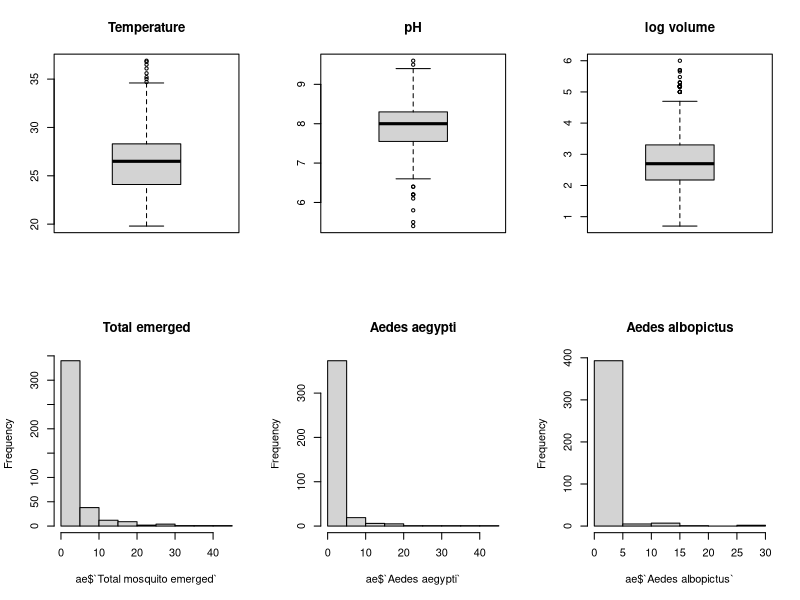
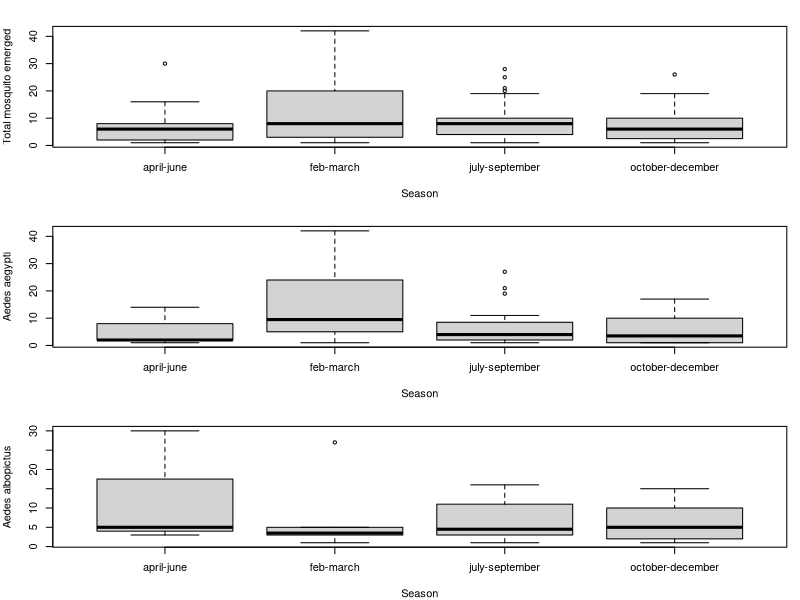
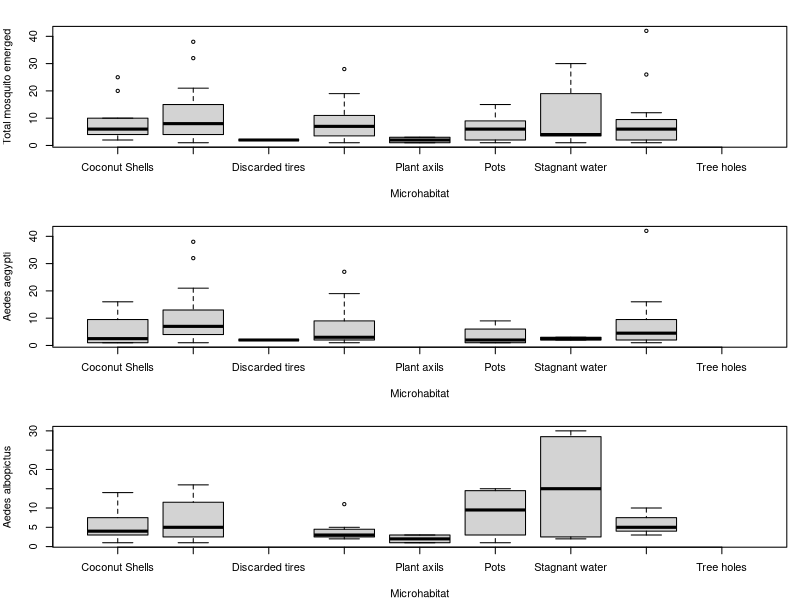
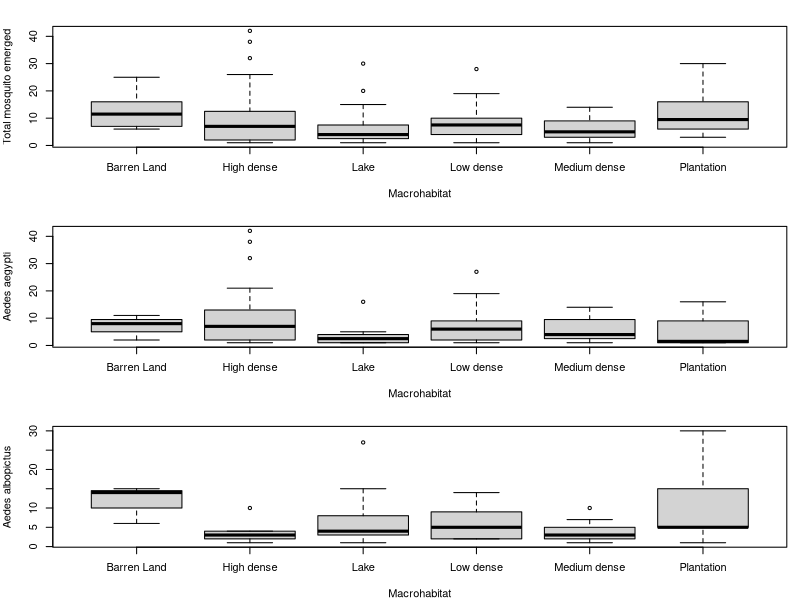
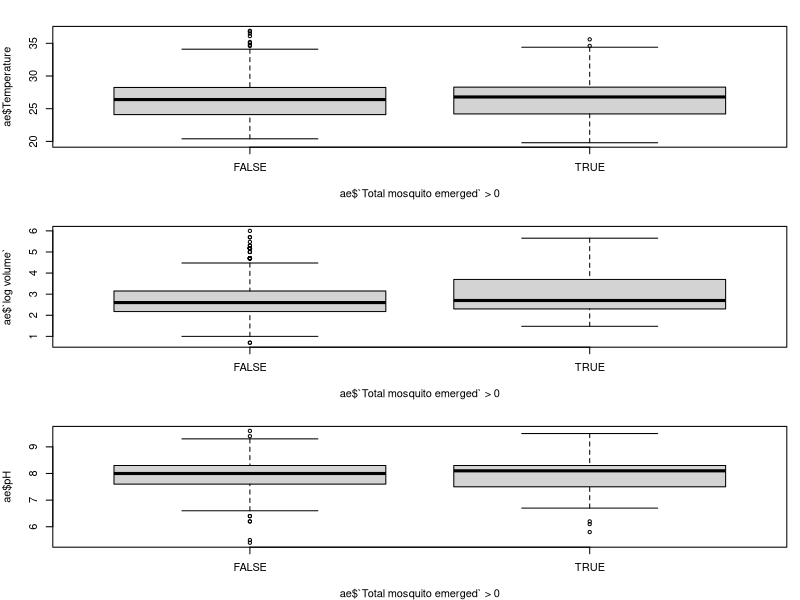
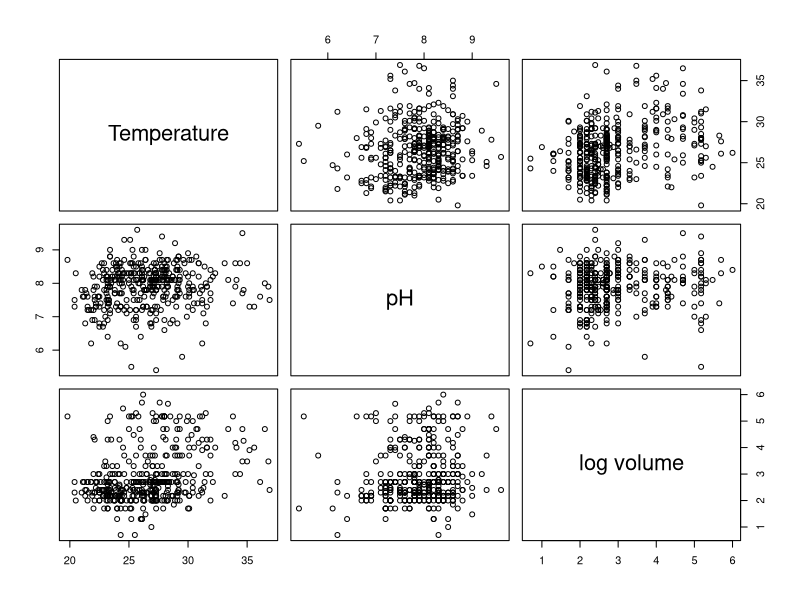
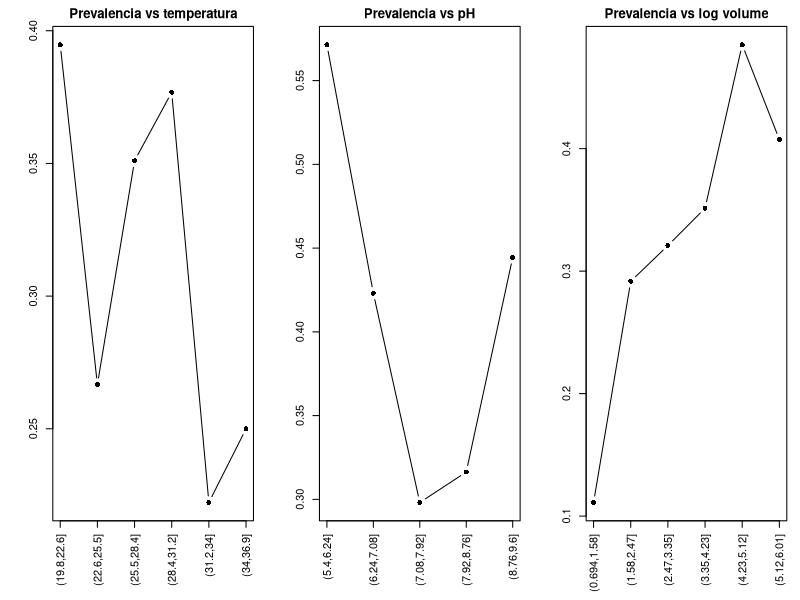
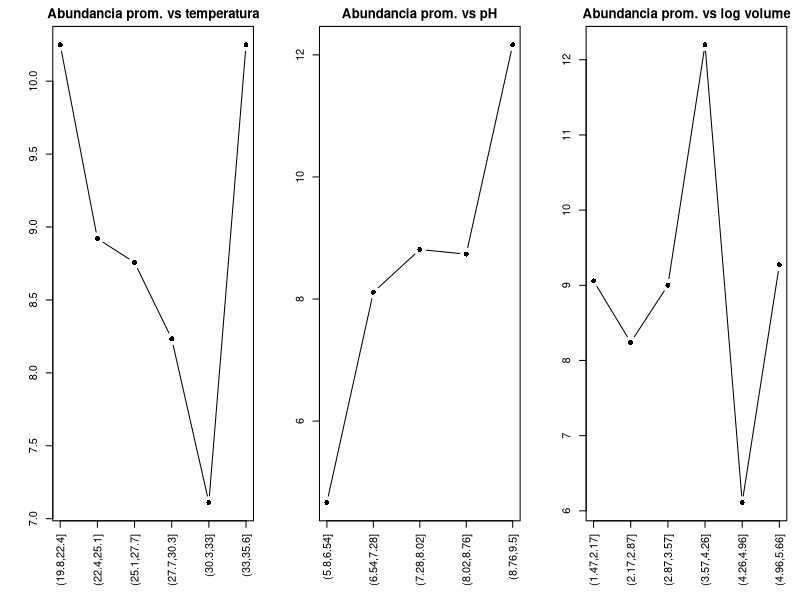

Generate these figures, in order, with R:
## ---- chunk 1

library(readxl)
library(car)
library(dplyr)

datos <- suppressWarnings(
  read_excel("aedes_data.xlsx")
)
dim(datos)
## ---- chunk 2
seleccion = datos$`log volume` > 0 & datos$Grid_type == "Index"
datos_clean <- datos[seleccion, ]
## ---- chunk 3
# ==============================
# Reconstruir base por criadero
# ==============================

# Cada Sl.no representa un criadero.

datos_criadero <- datos_clean %>%
  group_by(Sl.no) %>%
  summarise(
    # Variables generales del criadero
    Season = first(Season),
    Grid_type = first(Grid_type),
    Grid_no = first(Grid_no),
    Macrohabitat = first(Macrohabitat),
    Microhabitat = first(Microhabitat),
    Temperature = first(Temperature),
    pH = first(pH),
    `log volume` = first(`log volume`),
    Latititude = first(Latititude),
    Longitude = first(Longitude),
    
    # Variables respuesta
    Prevalence = max(Prevalence, na.rm = TRUE),
    `Total mosquito emerged` = sum(`Total mosquito emerged`, na.rm = TRUE),
    
    # Abundancia por especie
    `Aedes aegypti` = sum(`Aedes aegypti`, na.rm = TRUE),
    `Aedes albopictus` = sum(`Aedes albopictus`, na.rm = TRUE),
    `Aedes vitatus` = sum(`Aedes vitatus`, na.rm = TRUE),
    `Anopheles culicifacies` = sum(`Anopheles culicifacies`, na.rm = TRUE),
    `Anopheles sinensis` = sum(`Anopheles sinensis`, na.rm = TRUE),
    `Anopheles stephensi` = sum(`Anopheles stephensi`, na.rm = TRUE),
    `Anopheles vagus` = sum(`Anopheles vagus`, na.rm = TRUE),
    `Anopheles varuna` = sum(`Anopheles varuna`, na.rm = TRUE),
    `Culex bitaeniorhynchus` = sum(`Culex bitaeniorhynchus`, na.rm = TRUE),
    `Culex gelidus` = sum(`Culex gelidus`, na.rm = TRUE),
    `Culex mimeticus` = sum(`Culex mimeticus`, na.rm = TRUE),
    `Culex quinquefasciatus` = sum(`Culex quinquefasciatus`, na.rm = TRUE),
    `Culex tritaeniorhynchus` = sum(`Culex tritaeniorhynchus`, na.rm = TRUE),
    `Tripteroides affinis` = sum(`Tripteroides affinis`, na.rm = TRUE),
    `Tripteroides aranoides` = sum(`Tripteroides aranoides`, na.rm = TRUE),
    `Armigeres subalbatus` = sum(`Armigeres subalbatus`, na.rm = TRUE)
  )

# Calculo la coocurrencia de especies.
# Variable booleana que es 1 si hay mas de una especie en el mismo criadero.
# Y 0 si hay 0 o 1 especie

datos_criadero$coocurrencia <- 
  (
    (datos_criadero$`Aedes aegypti` > 0) +
    (datos_criadero$`Aedes albopictus` > 0) +
    (datos_criadero$`Aedes vitatus` > 0) +
    (datos_criadero$`Anopheles culicifacies` > 0) +
    (datos_criadero$`Anopheles sinensis` > 0) +
    (datos_criadero$`Anopheles stephensi` > 0) +
    (datos_criadero$`Anopheles vagus` > 0) +
    (datos_criadero$`Anopheles varuna` > 0) +
    (datos_criadero$`Culex bitaeniorhynchus` > 0) +
    (datos_criadero$`Culex gelidus` > 0) +
    (datos_criadero$`Culex mimeticus` > 0) +
    (datos_criadero$`Culex quinquefasciatus` > 0) +
    (datos_criadero$`Culex tritaeniorhynchus` > 0) +
    (datos_criadero$`Tripteroides affinis` > 0) +
    (datos_criadero$`Tripteroides aranoides` > 0) +
    (datos_criadero$`Armigeres subalbatus` > 0)
  ) > 1

# Convertimos F/T en 0/1
datos_criadero$coocurrencia <- as.numeric(datos_criadero$coocurrencia)

## ---- chunk 4
write.csv(datos_criadero, "datos_criadero.csv", row.names = FALSE)
## ---- chunk 5
ae <- datos_criadero[, c(
  "Prevalence",
  "Total mosquito emerged",
  "Aedes aegypti",
  "Aedes albopictus",
  "Season",
  "Macrohabitat",
  "Microhabitat",
  "Temperature",
  "pH",
  "log volume",
  "Grid_no",
  "Latititude",
  "Longitude",
  "coocurrencia"
)]

# Convertimos las variables categorias en factor
ae$Season <- as.factor(ae$Season)
ae$Macrohabitat <- as.factor(ae$Macrohabitat)
ae$Microhabitat <- as.factor(ae$Microhabitat)
ae$Prevalence <- factor(ae$Prevalence, levels = c(0,1))

dim(ae)
str(ae)
## ---- chunk 6
par(mfrow = c(2,3))
boxplot(ae$Temperature, main = "Temperature")
boxplot(ae$pH, main = "pH")
boxplot(ae$`log volume`, main = "log volume")

# Calculamos proporcion de ceros

cat("Total mosquito emerged: ")
mean(ae$`Total mosquito emerged` == 0)
cat("Aedes aegypti: ")
mean(ae$`Aedes aegypti` == 0)
cat("Aedes albopictus: ")
mean(ae$`Aedes albopictus` == 0)

# Analizamos los histogramas de las variables de abundancia

hist(ae$`Total mosquito emerged`, main="Total emerged")
hist(ae$`Aedes aegypti`, main="Aedes aegypti")
hist(ae$`Aedes albopictus`, main="Aedes albopictus")

## ---- chunk 7
ae_tot <- ae[ae$`Total mosquito emerged` > 0, ]
ae_aeg <- ae[ae$`Aedes aegypti` > 0, ]
ae_albo <- ae[ae$`Aedes albopictus` > 0, ]

par(mfrow = c(3,1), mar=c(4,4,2,1))
boxplot(`Total mosquito emerged` ~ Season, data=ae_tot)
boxplot(`Aedes aegypti` ~ Season, data=ae_aeg)
boxplot(`Aedes albopictus` ~ Season, data=ae_albo)


par(mfrow = c(3,1), mar=c(4,4,2,1))
boxplot(`Total mosquito emerged` ~ Microhabitat, data = ae_tot)
boxplot(`Aedes aegypti` ~ Microhabitat, data = ae_aeg)
boxplot(`Aedes albopictus` ~ Microhabitat, data = ae_albo)

par(mfrow = c(3,1), mar=c(4,4,2,1))
boxplot(`Total mosquito emerged` ~ Macrohabitat, data = ae_tot)
boxplot(`Aedes aegypti` ~ Macrohabitat, data = ae_aeg)
boxplot(`Aedes albopictus` ~ Macrohabitat, data = ae_albo)

## ---- chunk 8
# Proporción de ceros

cat("Proporción en Total mosquito emerged: ")
mean(ae$`Total mosquito emerged` == 0)

cat("Proporción en Aedes aegypti: ")
mean(ae$`Aedes aegypti` == 0)

cat("Proporcion en Aedes albopictus: ")
mean(ae$`Aedes albopictus` == 0)

# Total mosquito emerged: 83%
# Aedes aegypti: 92%
# Aedes albopictus: 95%

boxplot(ae$Temperature ~ (ae$`Total mosquito emerged` > 0))
boxplot(ae$`log volume` ~ (ae$`Total mosquito emerged` > 0))
boxplot(ae$pH ~ (ae$`Total mosquito emerged` > 0))
## ---- chunk 9
num_vars <- ae[, c("Temperature", "pH", "log volume")]
cor(num_vars)

pairs(num_vars)

# VIF
modelo <- lm(`Total mosquito emerged` ~ Temperature + pH + `log volume`, data = ae)
vif(modelo)
## ---- chunk 10
# Analisis de Prevalence

temp_bin <- cut(ae$Temperature, breaks = 6)

prop_pres <- tapply(ae$Prevalence == 1, temp_bin, mean)

par(mfrow = c(1,3), mar = c(6,4,2,1))
plot(prop_pres, type = "b", pch = 16,
     main = "Prevalencia vs temperatura",
     ylab = "",
     xlab = "",
     xaxt = "n")

axis(1, at = 1:length(prop_pres), labels = names(prop_pres), las = 2)


ph_bin <- cut(ae$pH, breaks = 5)

prop_ph <- tapply(ae$Prevalence == 1, ph_bin, mean)

plot(prop_ph, type = "b", pch = 16,
     main = "Prevalencia vs pH",
     ylab = "",
     xlab = "",
     xaxt = "n")

axis(1, at = 1:length(prop_ph), labels = names(prop_ph), las = 2)

vol_bin <- cut(ae$`log volume`, breaks = 6)

prop_vol <- tapply(ae$Prevalence == 1, vol_bin, mean)

plot(prop_vol, type = "b", pch = 16,
     main = "Prevalencia vs log volume",
     ylab = "",
     xlab = "",
     xaxt = "n")

axis(1, at = 1:length(prop_vol), labels = names(prop_vol), las = 2)


# Analizamos la abundancia (criaderos con mosquitos)

ae_pos <- ae[ae$`Total mosquito emerged` > 0, ]

# crear intervalos
temp_bin <- cut(ae_pos$Temperature, breaks = 6)

# promedio por intervalo
prom_temp <- tapply(ae_pos$`Total mosquito emerged`, temp_bin, mean)

par(mfrow = c(1,3), mar = c(6,4,2,1))

# graficar
plot(prom_temp, type = "b", pch = 16,
     main = "Abundancia prom. vs temperatura",
     xlab = "",
     ylab = "",
     xaxt = "n")

# agregar etiquetas del eje X
axis(1, at = 1:length(prom_temp), labels = names(prom_temp), las = 2)

ph_bin <- cut(ae_pos$pH, breaks = 5)
prom_ph <- tapply(ae_pos$`Total mosquito emerged`, ph_bin, mean)

plot(prom_ph, type = "b", pch = 16,
     main = "Abundancia prom. vs pH",
     xlab = "",
     ylab = "",
     xaxt = "n")

axis(1, at = 1:length(prom_ph), labels = names(prom_ph), las = 2)

vol_bin <- cut(ae_pos$`log volume`, breaks = 6)
prom_vol <- tapply(ae_pos$`Total mosquito emerged`, vol_bin, mean)

plot(prom_vol, type = "b", pch = 16,
     main = "Abundancia prom. vs log volume",
     xlab = "",
     ylab = "",
     xaxt = "n")

axis(1, at = 1:length(prom_vol), labels = names(prom_vol), las = 2)


# Analizamos la abundancia de Aedes aegyptu

ae_pos <- ae[ae$`Aedes aegypti` > 0, ]

# crear intervalos
temp_bin <- cut(ae_pos$Temperature, breaks = 6)

# promedio por intervalo
prom_temp <- tapply(ae_pos$`Aedes aegypti`, temp_bin, mean)

par(mfrow = c(1,3), mar = c(6,4,2,1))

# graficar
plot(prom_temp, type = "b", pch = 16,
     main = "aegypti promedio vs temperatura",
     xlab = "",
     ylab = "",
     xaxt = "n")

# agregar etiquetas del eje X
axis(1, at = 1:length(prom_temp), labels = names(prom_temp), las = 2)

ph_bin <- cut(ae_pos$pH, breaks = 5)
prom_ph <- tapply(ae_pos$`Aedes aegypti`, ph_bin, mean)

plot(prom_ph, type = "b", pch = 16,
     main = "aegypti promedio vs pH",
     xlab = "",
     ylab = "",
     xaxt = "n")

axis(1, at = 1:length(prom_ph), labels = names(prom_ph), las = 2)

vol_bin <- cut(ae_pos$`log volume`, breaks = 6)
prom_vol <- tapply(ae_pos$`Aedes aegypti`, vol_bin, mean)

plot(prom_vol, type = "b", pch = 16,
     main = "aegypti promedio vs log volume",
     xlab = "",
     ylab = "",
     xaxt = "n")

axis(1, at = 1:length(prom_vol), labels = names(prom_vol), las = 2)


# Analizamos la abundancia de Aedes albopictus

ae_pos <- ae[ae$`Aedes albopictus` > 0, ]

# crear intervalos
temp_bin <- cut(ae_pos$Temperature, breaks = 6)

# promedio por intervalo
prom_temp <- tapply(ae_pos$`Aedes albopictus`, temp_bin, mean)

par(mfrow = c(1,3), mar = c(6,4,2,1))

# graficar
plot(prom_temp, type = "b", pch = 16,
     main = "albopictus promedio vs temperatura",
     xlab = "",
     ylab = "",
     xaxt = "n")

# agregar etiquetas del eje X
axis(1, at = 1:length(prom_temp), labels = names(prom_temp), las = 2)

ph_bin <- cut(ae_pos$pH, breaks = 5)
prom_ph <- tapply(ae_pos$`Aedes albopictus`, ph_bin, mean)

plot(prom_ph, type = "b", pch = 16,
     main = "albopictus promedio vs pH",
     xlab = "",
     ylab = "",
     xaxt = "n")

axis(1, at = 1:length(prom_ph), labels = names(prom_ph), las = 2)

vol_bin <- cut(ae_pos$`log volume`, breaks = 6)
prom_vol <- tapply(ae_pos$`Aedes albopictus`, vol_bin, mean)

plot(prom_vol, type = "b", pch = 16,
     main = "albopictus promedio vs log volume",
     xlab = "",
     ylab = "",
     xaxt = "n")

axis(1, at = 1:length(prom_vol), labels = names(prom_vol), las = 2)



## ---- chunk 11
levels(ae$Season)
table(ae$Season)

ae$temp_grupo <- cut(ae$Temperature, breaks = 3)
table(ae$temp_grupo)

par(mfrow = c(2,2), mar = c(6,4,2,1))
boxplot(ae$`Total mosquito emerged` ~ ae$temp_grupo,
        subset = ae$Season == "feb-march",
        main = "january-march",
        xlab = "Temperature",
        ylab = "Abundancia")

boxplot(ae$`Total mosquito emerged` ~ ae$temp_grupo,
        subset = ae$Season == "april-june",
        main = "april-june",
        xlab = "Temperature",
        ylab = "Abundancia")

boxplot(ae$`Total mosquito emerged` ~ ae$temp_grupo,
        subset = ae$Season == "july-september",
        main = "july-september",
        xlab = "Temperature",
        ylab = "Abundancia")

boxplot(ae$`Total mosquito emerged` ~ ae$temp_grupo,
        subset = ae$Season == "october-december",
        main = "october-december",
        xlab = "Temperature",
        ylab = "Abundancia")
